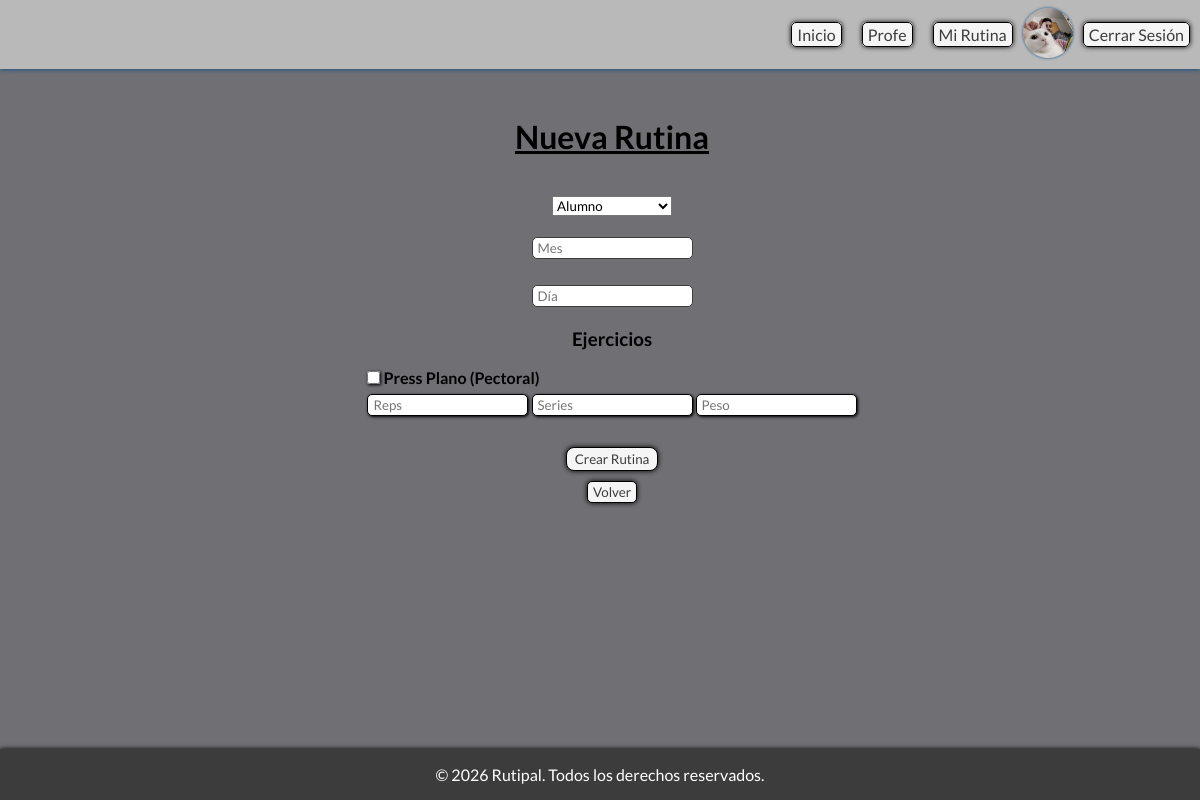
Page /rutinas/crear/ (signed in) on the earlier database version.
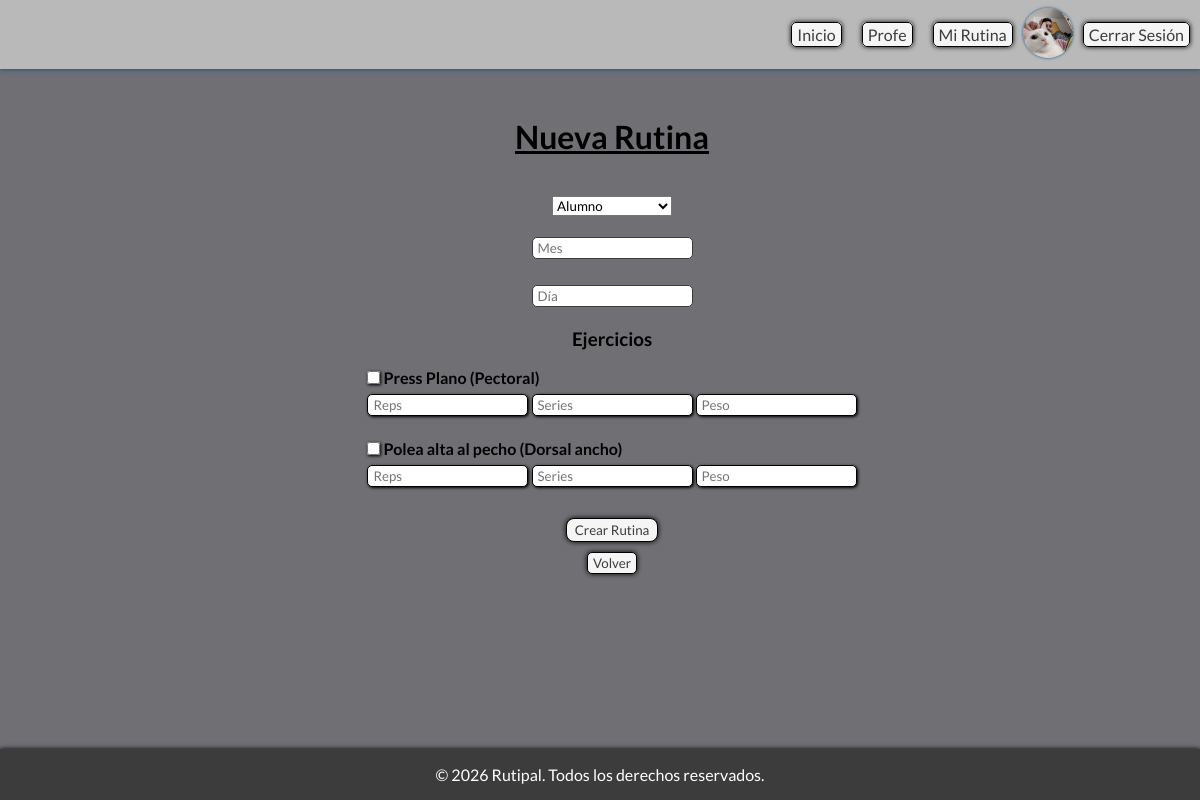
Same page on the later database version.
### rutinas/models.py (models this page shows, shortened)
class Ejercicio(models.Model):
    nombre = models.CharField(max_length=100)
    musculo = models.CharField(max_length=100)
    descripcion = models.TextField()
    imagen = models.ImageField(upload_to='ejercicios/', blank=True, null=True)
    url = models.URLField(blank=True, null=True)
    class Meta:
        unique_together = ('nombre', 'musculo')
        verbose_name = "Ejercicio"
        verbose_name_plural = "Ejercicios"

### rutinas/views.py (the view, shortened to what this page needs)
# urls.py: path('crear/', views.crear_rutina, name='crear-rutina'),
@login_required
def crear_rutina(request):
    ejercicios = Ejercicio.objects.all()
    user = request.user
    usuarios = Usuario.objects.all()
    return render(request, 'rutinas/crear-rutina.html', {
        'usuario': user,
        'usuarios': usuarios,
        'ejercicios': ejercicios
    })

### usuarios/models.py (called while the page is built)
    @property
    def is_profesor(self):
        return self.tipo_usuario == 'profesor'

    @property
    def is_alumno(self):
        return self.tipo_usuario == 'alumno'

### rutinas/templates/rutinas/crear-rutina.html (shortened to what this page needs)
{% extends 'core/components/base.html' %}
{% load static %}
{% block content %}
    <main class="main-rutinas">
        <h2>Nueva Rutina</h2>
            <form method="POST" class="form-rutina">
                <select name="usuario">
                    <option value="">Alumno</option>
                </select>
                <input type="text" name="mes" placeholder="Mes">
                <input type="text" name="dia" placeholder="Día">
                <h3>Ejercicios</h3>
                {% for ejercicio in ejercicios %}
                    <div class="form-ejercicios">
                        <input type="checkbox" name="ejercicio" value="{{ ejercicio.id }}">
                        <strong>{{ ejercicio.nombre }} ({{ ejercicio.musculo }})</strong>
                        <br>
                        <input type="number" name="reps_{{ ejercicio.id }}" placeholder="Reps">
                        <input type="number" name="series_{{ ejercicio.id }}" placeholder="Series">
                        <input type="number" name="peso_{{ ejercicio.id }}" placeholder="Peso">
                    </div>
                {% endfor %}
                <button type="submit" class="link verde">Crear Rutina</button>
            </form>
            <button class="link rojo" onclick="window.history.back();">Volver</button>
    </main>
{% endblock content %}

Differences in the rows shown:
added Ejercicio: nombre "Polea alta al pecho", musculo "Dorsal ancho"
